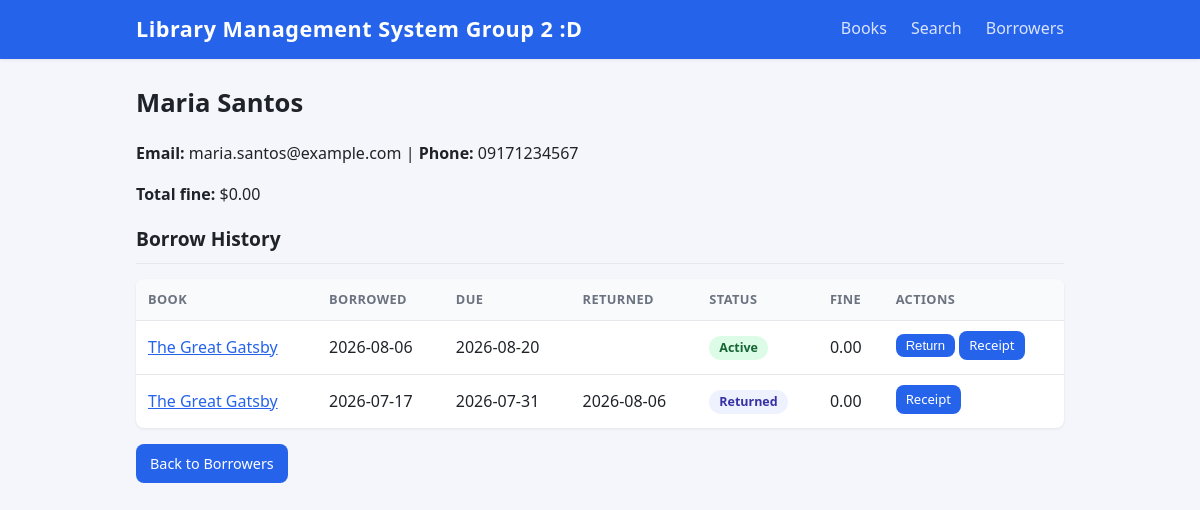
The page /borrowers/1 on the database its author committed.
### models.py (models this page shows, shortened)
class Borrower(db.Model):
    __tablename__ = "borrowers"
    id = db.Column(db.Integer, primary_key=True)
    first_name = db.Column(db.String(100), nullable=False)
    last_name = db.Column(db.String(100), nullable=False)
    email = db.Column(db.String(200), unique=True, default="")
    phone = db.Column(db.String(11), default="")
    records = db.relationship("BorrowRecord", backref="borrower", cascade="all, delete-orphan")
    @property
    def full_name(self):
        return f"{self.first_name} {self.last_name}"

class BorrowRecord(db.Model):
    __tablename__ = "borrow_records"
    id = db.Column(db.Integer, primary_key=True)
    book_id = db.Column(db.Integer, db.ForeignKey("books.id"), nullable=False)
    borrower_id = db.Column(db.Integer, db.ForeignKey("borrowers.id"), nullable=False)
    borrow_date = db.Column(db.Date, default=date.today)
    due_date = db.Column(db.Date, nullable=False)
    return_date = db.Column(db.Date, nullable=True)
    @property
    def is_returned(self):
        return self.return_date is not None
    @property
    def is_overdue(self):
        return not self.is_returned and date.today() > self.due_date
    @property
    def fine(self):
        if not self.is_overdue:
            return 0.0
        return round((date.today() - self.due_date).days * FINE_PER_DAY, 2)

class Book(db.Model):
    __tablename__ = "books"
    id = db.Column(db.Integer, primary_key=True)
    title = db.Column(db.String(200), nullable=False)
    author = db.Column(db.String(200), nullable=False)
    description = db.Column(db.Text, default="")
    category = db.Column(db.String(100), default="")
    copies = db.Column(db.Integer, default=1)
    keywords = db.Column(db.String(300), default="")
    reviews = db.relationship("Review", backref="book", cascade="all, delete-orphan")
    records = db.relationship("BorrowRecord", backref="book", cascade="all, delete-orphan")

### app.py (the view)
@app.route("/borrowers/<int:borrower_id>")
def borrower_detail(borrower_id):
    borrower = db.get_or_404(Borrower, borrower_id)
    records = (BorrowRecord.query.filter_by(borrower_id=borrower.id)
               .order_by(BorrowRecord.borrow_date.desc()).all())
    return render_template("borrower_detail.html", borrower=borrower,
                           records=records, total_fine=sum(r.fine for r in records))

### templates/borrower_detail.html (shortened to what this page needs)
{% extends "base.html" %}
{% block content %}
<h1>{{ borrower.full_name }}</h1>
<p><strong>Email:</strong> {{ borrower.email }} |
   <strong>Phone:</strong> {{ borrower.phone }}</p>
<p><strong>Total fine:</strong> ${{ "%.2f"|format(total_fine) }}</p>
<h2>Borrow History</h2>
<table>
  <thead>
    <tr><th>Book</th><th>Borrowed</th><th>Due</th><th>Returned</th><th>Status</th><th>Fine</th><th>Actions</th></tr>
  </thead>
  <tbody>
    {% for record in records %}
    <tr>
      <td><a href="{{ url_for('book_detail', book_id=record.book.id) }}">{{ record.book.title }}</a></td>
      <td>{{ record.borrow_date }}</td>
      <td>{{ record.due_date }}</td>
      <td>{{ record.return_date or '' }}</td>
      <td>{% if record.is_returned %}<span class="badge neutral">Returned</span>
          {% elif record.is_overdue %}<span class="badge negative">Overdue</span>
          {% else %}<span class="badge positive">Active</span>{% endif %}</td>
      <td>{{ "%.2f"|format(record.fine) }}</td>
      <td>
        {% if not record.is_returned %}
        <form method="post" action="{{ url_for('return_book', record_id=record.id) }}" class="inline">
          <button class="btn small" type="submit">Return</button>
        </form>
        {% endif %}
        <a class="btn small" href="{{ url_for('receipt', record_id=record.id) }}">Receipt</a>
      </td>
    </tr>
    {% else %}
    <tr><td colspan="7" class="muted">No borrowing history.</td></tr>
    {% endfor %}
  </tbody>
</table>
<a class="btn" href="{{ url_for('borrowers') }}">Back to Borrowers</a>
{% endblock %}

### static/style.css (style rules this page uses)
:root { --bg: #f4f6fb; --surface: #ffffff; --text: #1f2329; --muted: #6b7280; --primary: #2563eb; --primary-dark: #1d4ed8; --danger: #dc2626; --border: #e5e7eb; --radius: 8px; --shadow: 0 1px 3px rgba(16, 24, 40, 0.08); }
* { box-sizing: border-box; }
body { margin: 0; font-family: system-ui, -apple-system, "Segoe UI", Roboto, Helvetica, Arial, sans-serif; background: var(--bg); color: var(--text); line-height: 1.6; }
h1 { margin-top: 0; font-size: 1.6rem; }
h2 { font-size: 1.2rem; border-bottom: 1px solid var(--border); padding-bottom: 8px; }
a { color: var(--primary); }
.btn { display: inline-block; background: var(--primary); color: #fff; border: none; border-radius: var(--radius); padding: 8px 14px; font-size: 0.9rem; text-decoration: none; cursor: pointer; transition: background 0.15s ease; }
.btn.small { padding: 4px 10px; font-size: 0.82rem; margin: 0 4px 4px 0; }
.btn.small:last-child { margin-right: 0; }
table { width: 100%; border-collapse: collapse; background: var(--surface); border-radius: var(--radius); overflow: hidden; box-shadow: var(--shadow); margin-bottom: 16px; }
th, td { text-align: left; padding: 10px 12px; border-bottom: 1px solid var(--border); }
th { background: #f9fafb; font-size: 0.8rem; text-transform: uppercase; letter-spacing: 0.4px; color: var(--muted); }
tbody tr:last-child td { border-bottom: none; }
form { margin-bottom: 20px; }
.inline { display: inline; margin: 0; }
.badge { display: inline-block; padding: 2px 10px; border-radius: 999px; font-size: 0.78rem; font-weight: 600; }
.badge.positive { background: #dcfce7; color: #166534; }
.badge.neutral { background: #eef2ff; color: #3730a3; }

### rows shown on the page
Borrower: full_name "Maria Santos", email "maria.santos@example.com", phone "09171234567"
BorrowRecord: book "The Great Gatsby", borrow_date "2026-08-06", due_date "2026-08-20", shows "Active", fine "0.00"
BorrowRecord: book "The Great Gatsby", borrow_date "2026-07-17", due_date "2026-07-31", return_date "2026-08-06", shows "Returned", fine "0.00"

### other values the page prints
{{ "%.2f"|format(total_fine) }} "0.00"
